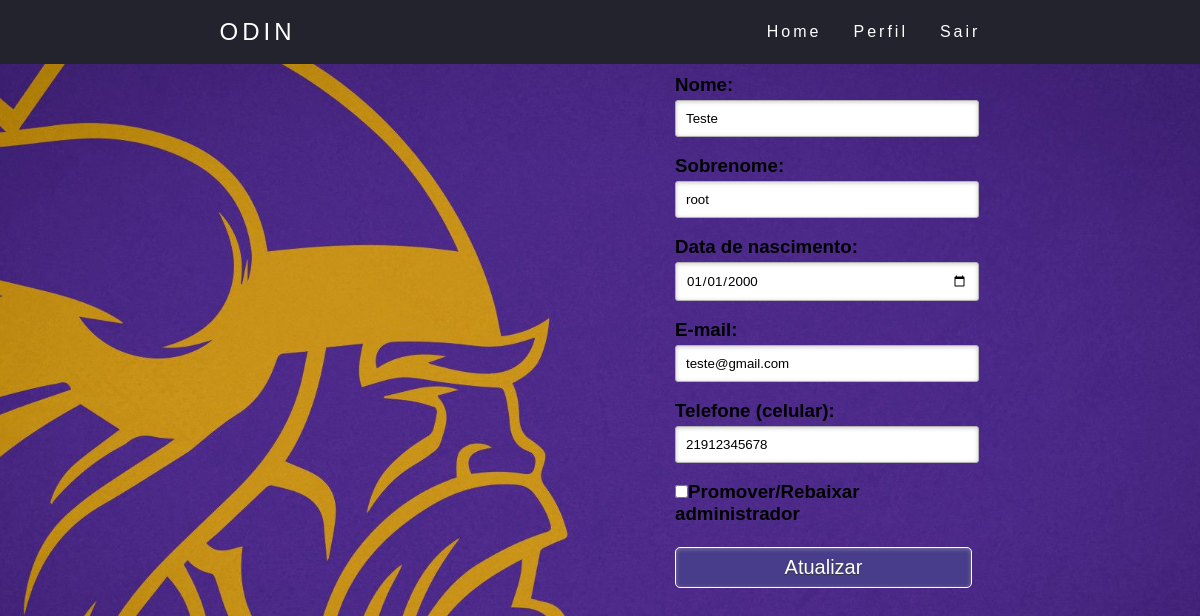
The app's page /editar.php?id=2 (signed in) with its own data.
### tables this page shows
CREATE TABLE usuarios (
    id int NOT NULL AUTO_INCREMENT PRIMARY KEY,
    nome varchar(30) NOT NULL,
    sobrenome varchar(30) NOT NULL,
    datanasc date NOT NULL,
    email varchar(30) NOT NULL,
    senha varchar(300) NOT NULL,
    telefone char(11) NOT NULL,
    fotoperfil varchar(200) DEFAULT "_img/viking.png",
    adm tinyint(1) NOT NULL DEFAULT 0
);

### src/usuario_get.inc (called while the page is built, shortened)
<?php
    include "mysqli_connect.inc";
    if (!empty($_GET)){
        $id = $_GET["id"];
        $sql = "SELECT * FROM usuarios WHERE id = $id;";
        $res = mysqli_query($mysqli,$sql);
        $usuario = mysqli_fetch_array($res);
    }
?>

### src/editar.php (the view, shortened to what this page needs)
<!DOCTYPE HTML>
<?php
    include "auth.inc";
    include "usuario_get.inc";
?>
<html lang="pt-br">
    <head>
        <link rel="stylesheet" href="_css/style.css" />
    </head>
    <body>
        <header>
            <nav>
                <a class="logo" href="index.php">Odin</a>
                <ul class="nav-list">
                    <li><a href="index.php">Home</a></li>
                    <li><a href="#">Perfil</a></li>
                    <li><a onclick="confirmarSaida()">Sair</a></li>
                </ul>
            </nav>
        </header>
        <main>
            <div id="divcad" style="margin-left: 0px; margin-top: 10px;">
                <form id="formcad" action = "operador.php" method = "POST">
                    <h3>Nome: <input type="text" name="nome" size="30" maxlength="30" required="required" value="<?php echo $usuario["nome"]?>"></h3><br>
                    <h3>Sobrenome: <input type="text" name="sobrenome" size="30" maxlength="30" required="required" value="<?php echo $usuario["sobrenome"]?>"></h3><br>
                    <h3>Data de nascimento: <input type="date" name="datanasc" required="required" max="<?php echo date('Y-m-d', strtotime('-18 year')); ?>" value="<?php echo $usuario["datanasc"]?>"></h3><br>
                    <h3>E-mail: <input type="email" name="email" size="30" maxlength="30" required="required" value="<?php echo $usuario["email"]?>"></h3><br>
                    <h3>Telefone (celular): <input type="tel" name="telefone" pattern="[0-9]{2}[9]{1}[0-9]{8}$" required="required" value="<?php echo $usuario["telefone"]?>"></h3><br>
                    <?php
                        if ($_SESSION["adm"] == 1){
                            if ($usuario["adm"] == 1){
                                echo "<h3><input type = 'checkbox' name='adm' checked='checked'>Promover/Rebaixar administrador</h3><br>";
                            }else{
                                echo "<h3><input type = 'checkbox' name='adm'>Promover/Rebaixar administrador</h3><br>";
                            }
                        }
                    ?>
                    <input type="submit" value="Atualizar">
                </form>
            </div>
        </main>
    </body>
</html>

### src/_css/style.css (style rules this page uses)
* { margin: 0; padding: 0; }
a { color: #fff; text-decoration: none; transition: 0.3s; }
.logo { font-size: 24px; text-transform: uppercase; letter-spacing: 4px; }
nav { display: flex; justify-content: space-around; align-items: center; font-family: system-ui, -apple-system, Helvetica, Arial, sans-serif; background: #23232e; height: 8vh; }
body { background: url("../_img/bg-vikings.jpg") no-repeat center center fixed; background-size: cover; background-repeat: no-repeat; height: 100vh; width: 100vw; }
.nav-list { list-style: none; display: flex; }
.nav-list li { letter-spacing: 3px; margin-left: 32px; }
#formcad { margin: 0 10% 0 62.5%; }
#divcad { margin: 0 10% 0 62.5%; }
*, *:before, *:after { margin:0; padding:0; font-family: Arial,sans-serif; }
a { text-decoration: none; }
input { outline: none; }
input:not([type="checkbox"]) { width: 95%; margin-top: 4px; padding: 10px; border: 1px solid #b2b2b2; -webkit-border-radius: 3px; border-radius: 3px; -webkit-box-shadow: 0px 1px 4px 0px rgba(168, 168, 168, 0.6) inset; box-shadow: 0px 1px 4px 0px rgba(168, 168, 168, 0.6) inset; -webkit-transition: all 0.2s linear; transition: all 0.2s linear; }
input[type="submit"] { width: 100%!important; cursor: pointer; background: #483d8b; padding: 8px 5px; color: #fff; font-size: 20px; border: 1px solid #fff; margin-bottom: 10px; text-shadow: 0 1px 1px #333; -webkit-border-radius: 5px; border-radius: 5px; transition: all 0.2s linear; }

### records on screen
usuarios: nome "Teste", sobrenome "root", datanasc "01/01/2000", email "teste@gmail.com", telefone "21912345678"
